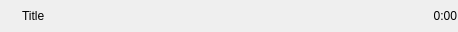
<?xml version="1.0" encoding="UTF-8"?>
<ui version="4.0">
 <class>Form</class>
 <widget class="QWidget" name="Form">
  <property name="geometry">
   <rect>
    <x>0</x>
    <y>0</y>
    <width>458</width>
    <height>32</height>
   </rect>
  </property>
  <property name="windowTitle">
   <string>Form</string>
  </property>
  <layout class="QHBoxLayout" name="horizontalLayout" stretch="0,1,0,0">
   <property name="spacing">
    <number>5</number>
   </property>
   <property name="leftMargin">
    <number>1</number>
   </property>
   <property name="topMargin">
    <number>1</number>
   </property>
   <property name="rightMargin">
    <number>1</number>
   </property>
   <property name="bottomMargin">
    <number>1</number>
   </property>
   <item>
    <widget class="QLabel" name="lPlaying">
     <property name="sizePolicy">
      <sizepolicy hsizetype="Fixed" vsizetype="Fixed">
       <horstretch>0</horstretch>
       <verstretch>0</verstretch>
      </sizepolicy>
     </property>
     <property name="minimumSize">
      <size>
       <width>16</width>
       <height>16</height>
      </size>
     </property>
     <property name="maximumSize">
      <size>
       <width>16</width>
       <height>16</height>
      </size>
     </property>
     <property name="baseSize">
      <size>
       <width>16</width>
       <height>16</height>
      </size>
     </property>
     <property name="text">
      <string/>
     </property>
     <property name="alignment">
      <set>Qt::AlignCenter</set>
     </property>
    </widget>
   </item>
   <item>
    <widget class="QLabel" name="lTitle">
     <property name="sizePolicy">
      <sizepolicy hsizetype="Preferred" vsizetype="Fixed">
       <horstretch>0</horstretch>
       <verstretch>0</verstretch>
      </sizepolicy>
     </property>
     <property name="text">
      <string>Title</string>
     </property>
    </widget>
   </item>
   <item>
    <widget class="QLabel" name="lStopAfter">
     <property name="sizePolicy">
      <sizepolicy hsizetype="Fixed" vsizetype="Fixed">
       <horstretch>0</horstretch>
       <verstretch>0</verstretch>
      </sizepolicy>
     </property>
     <property name="minimumSize">
      <size>
       <width>16</width>
       <height>16</height>
      </size>
     </property>
     <property name="maximumSize">
      <size>
       <width>16</width>
       <height>16</height>
      </size>
     </property>
     <property name="baseSize">
      <size>
       <width>16</width>
       <height>16</height>
      </size>
     </property>
     <property name="text">
      <string/>
     </property>
     <property name="alignment">
      <set>Qt::AlignCenter</set>
     </property>
    </widget>
   </item>
   <item>
    <widget class="QLabel" name="lDuration">
     <property name="sizePolicy">
      <sizepolicy hsizetype="Fixed" vsizetype="Preferred">
       <horstretch>0</horstretch>
       <verstretch>0</verstretch>
      </sizepolicy>
     </property>
     <property name="minimumSize">
      <size>
       <width>48</width>
       <height>0</height>
      </size>
     </property>
     <property name="maximumSize">
      <size>
       <width>48</width>
       <height>16777215</height>
      </size>
     </property>
     <property name="baseSize">
      <size>
       <width>48</width>
       <height>0</height>
      </size>
     </property>
     <property name="text">
      <string>0:00</string>
     </property>
     <property name="alignment">
      <set>Qt::AlignRight|Qt::AlignTrailing|Qt::AlignVCenter</set>
     </property>
    </widget>
   </item>
  </layout>
 </widget>
 <resources/>
 <connections/>
</ui>
